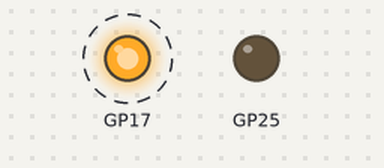
The sketch below on a simulated Raspberry Pi Pico. On the bench: output pins drawn as LEDs (lit = HIGH). Dashed ring = blinking. No radio packets arrive unless stated; what the sketch prints to the serial monitor is not drawn.

Above: at 2.3 s.
Timing chart, 0 to 5.0 s (numbered marks = the images above):
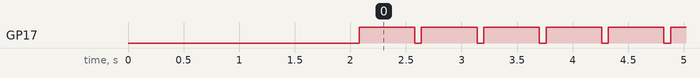

The sketch:

LoRaSender_Canlet.ino
```cpp
#include <SPI.h>
#include <LoRa.h>

// WORKING 26/02/2023h
int counter = 0;


void setup() {
  Serial.begin(9600);
  //while (!Serial);
  delay(2000);
  Serial.println("LoRa Sender");
  pinMode(17, OUTPUT);
  SPI1.setTX(15);
  SPI1.setRX(12);
  SPI1.setSCK(14);
  LoRa.setSPI(SPI1);
  LoRa.setPins(10, 11, 8);
  if (!LoRa.begin(433E6)) {
    Serial.println("Starting LoRa failed!");
    while (1);
  }
  pinMode(25, OUTPUT);
}

void loop() {
  digitalWrite(17, LOW);
  Serial.print("Sending packet: ");
  Serial.println(counter);

  // send packet
  LoRa.beginPacket();
  LoRa.print("hello ");
  LoRa.print(counter);
  LoRa.endPacket();

  counter++;
  digitalWrite(17, HIGH);
  delay(500);
}
```

Measured:
- by itself, GP17: alternates HIGH for 0.50 s and LOW for 0.06 s
